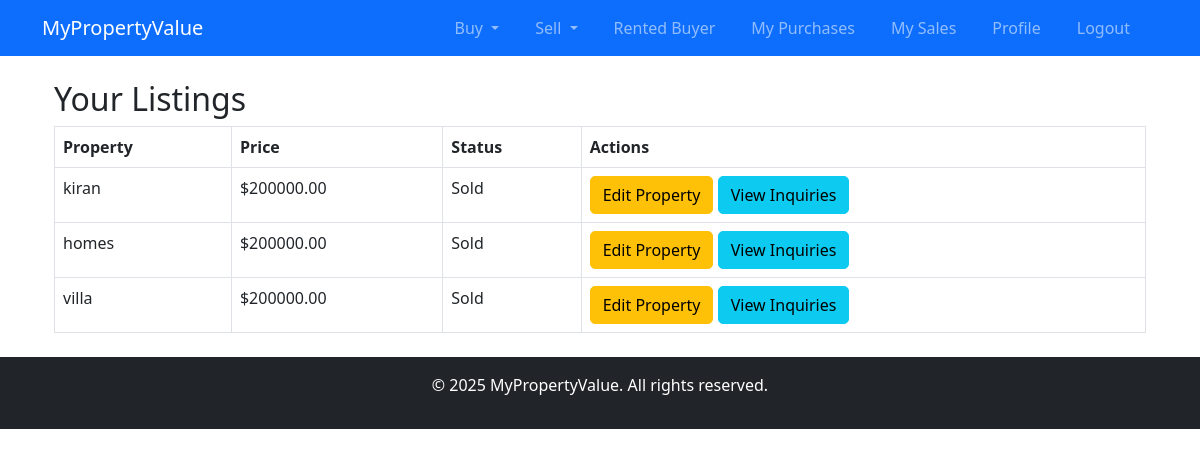
The page /users/your-listings/ (signed in) on the database its author committed.
### users/models.py (models this page shows, shortened)
class Property(models.Model):
    PROPERTY_TYPES = [
        ('Residential', 'Residential'),
        ('Commercial', 'Commercial'),
    ]
    STATUS_CHOICES = [
        ('Available', 'Available'),
        ('Not Available', 'Not Available'),
    ]
    title = models.CharField(max_length=255)
    image = models.ImageField(upload_to='property_images/', blank=True, null=True)
    description = models.TextField()
    price = models.DecimalField(max_digits=12, decimal_places=2)
    property_type = models.CharField(max_length=20, choices=PROPERTY_TYPES)
    location = models.CharField(max_length=255)
    owner = models.ForeignKey(User, on_delete=models.CASCADE)
    name = models.CharField(max_length=255, default="Unnamed Property") # New status field
    is_sold = models.BooleanField(default=False)
    status = models.CharField(max_length=20, choices=STATUS_CHOICES, default='Available')  # Add this field

### users/views.py (the view)
# urls.py: path('your-listings/', your_listings, name='your_listings'),
@login_required
def your_listings(request):
    properties = Property.objects.filter(owner=request.user)
    inquiries = Inquiry.objects.filter(property__owner=request.user)
    return render(request, 'users/your_listings.html', {
        'properties': properties,
        'inquiries': inquiries,
    })

### users/templates/users/your_listings.html
{% extends 'base.html' %} {% block content %}
<div class="container">
  <h2>Your Listings</h2>
  {% if properties %}
  <table class="table table-bordered">
    <thead>
      <tr>
        <th>Property</th>
        <th>Price</th>
        <th>Status</th>
        <th>Actions</th>
      </tr>
    </thead>
    <tbody>
      {% for property in properties %}
      <tr>
        <td>{{ property.title }}</td>
        <td>${{ property.price }}</td>
        <td>{{ property.status }}</td>
        <td>
          <a
            href="{% url 'edit_property' property.id %}"
            class="btn btn-warning"
            >Edit Property</a
          >
          <a
            href="{% url 'view_inquiries' %}?property_id={{ property.id }}"
            class="btn btn-info"
            >View Inquiries</a
          >
        </td>
      </tr>
      {% endfor %}
    </tbody>
  </table>
  {% else %}
  <p>You have no properties listed.</p>
  {% endif %}
</div>
{% endblock %}

### static/css/styles.css (style rules this page uses)
.btn { border-radius: 5px; }

### rows shown on the page
Property: title "kiran", price "200000.00", status "Sold"
Property: title "homes", price "200000.00", status "Sold"
Property: title "villa", price "200000.00", status "Sold"
